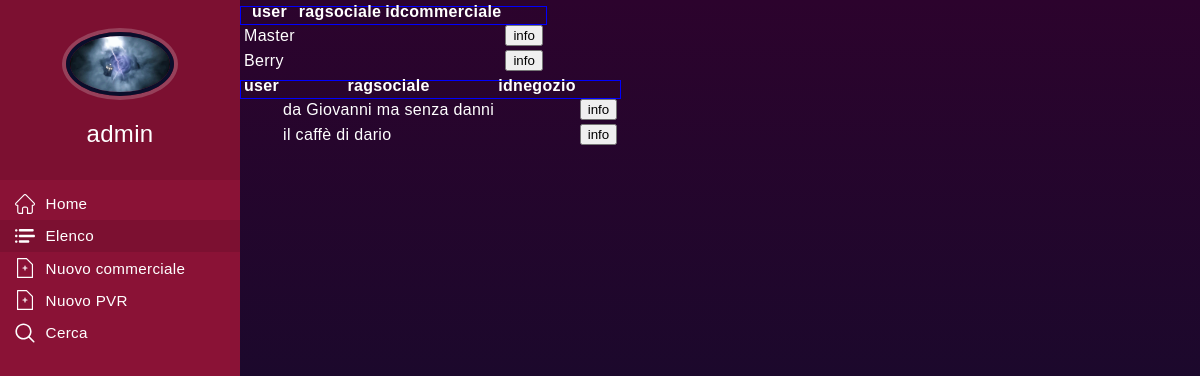
Page /pages/elenco.php (signed in) on the committed database.
### tables this page shows
CREATE TABLE `users` (
  `idutente` int(11) NOT NULL,
  `username` varchar(20) NOT NULL,
  `password` varchar(20) NOT NULL,
  `tipo` varchar(20) NOT NULL DEFAULT 'user',
  `userimg` varchar(200) NOT NULL DEFAULT '../img/user.png'
);

CREATE TABLE `commerciali` (
  `Idcommerciale` int(11) NOT NULL,
  `User` varchar(20) NOT NULL,
  `Ragsociale` varchar(40) NOT NULL,
  `Cognome` varchar(20) NOT NULL,
  `Nome` varchar(20) NOT NULL,
  `Indirizzo` varchar(20) NOT NULL,
  `Citta` varchar(40) NOT NULL,
  `Provincia` varchar(20) NOT NULL,
  `Telefono` varchar(20) NOT NULL,
  `Email` varchar(40) NOT NULL,
  `Note` text NOT NULL
);

CREATE TABLE `negozi` (
  `Idnegozio` int(11) NOT NULL,
  `User` varchar(20) NOT NULL,
  `Ragsociale` varchar(40) NOT NULL,
  `Cognome` varchar(20) NOT NULL,
  `Nome` varchar(20) NOT NULL,
  `Indirizzo` varchar(20) NOT NULL,
  `Citta` varchar(40) NOT NULL,
  `Provincia` varchar(20) NOT NULL,
  `Telefono` varchar(20) NOT NULL,
  `Email` varchar(40) NOT NULL,
  `Note` text NOT NULL
);

### pages/elenco.php (the view, shortened to what this page needs)
<?php
if (isset($_SESSION["sessione"]) && $_SESSION["sessione"] == true) {
    $db_host = "localhost";
    $db_name = "negozi";
    $dbuser = "root";
    $dbpass = "";
    $connessione = mysqli_connect($db_host, $dbuser, $dbpass);
    mysqli_select_db($connessione, $db_name) or die("impossibile selezionare database");
    $ress = mysqli_query($connessione, "SELECT userimg FROM users WHERE username='" . $_SESSION["user"] . "'");
    $value = mysqli_fetch_object($ress);
    $userimg = $value->userimg;
    function sql_to_html_table($sqlresult, $delim = "\n")
    {
        $htmltable =  "<table style=' border:1px solid blue; display:inline;'>" . $delim;
        $counter   = 0;
        while ($row = $sqlresult->fetch_assoc()) {
            if ($counter === 0) {
                $htmltable .=   "<tr>"  . $delim;
                foreach ($row as $key => $value) {
                    $htmltable .=   "<th>" . $key . "</th>"  . $delim;
                }
                $htmltable .=   "</tr>"  . $delim;
                $counter = 22;
            }
            $htmltable .=   "<tr><form action='router.php' method='post'>"  . $delim;
            foreach ($row as $key => $value) {
                if (is_numeric($value)) {
                    $htmltable .=   "<td><input type='text' name='id' value="  .$value . " hidden></input></td>"  . $delim;
                }else{
                    $htmltable .=   "<td>"  .$value . "</td>"  . $delim;
                }
            }
            $htmltable .=   "<td> <input type='submit' value='info' name='info'></td>"   . $delim;
            $htmltable .=   "</form></tr>"   . $delim;
        }
        $htmltable .=   "</table>"   . $delim;
        return ($htmltable);
    }
?>
    <!DOCTYPE html>
    <html lang="en">
    <head>
        <link rel="stylesheet" href="../css/dash-style.css">
    </head>
    <body>
        <nav class="menu" tabindex="0">
            <header class="avatar">
                <img src="<?php echo $userimg ?>" />
                <h2><?php echo $_SESSION["user"] ?></h2>
            </header>
            <ul>
                <li tabindex="0" class="icon-users" onclick="window.location.href='controlpanel.php'"><span>Home</span></li>
                <li tabindex="0" class="icon-list selected" onclick="window.location.href='#'"><span>Elenco</span></li>
                <li tabindex="0" class="icon-new" onclick="window.location.href='nuovocommerciale.php'"><span>Nuovo commerciale</span></li>
                <li tabindex="0" class="icon-new" onclick="window.location.href='nuovonegozio.php'"><span>Nuovo PVR</span></li>
                <li tabindex="0" class="icon-search" onclick="window.location.href='cerca.php'"><span>Cerca</span></li>
            </ul>
        </nav>
        <main>
        <?php
            $result=mysqli_query($connessione, "SELECT user, ragsociale,idcommerciale from commerciali");
            echo sql_to_html_table($result);
            echo "<br>";
            $result=mysqli_query($connessione, "SELECT user, ragsociale,idnegozio from negozi");
            echo sql_to_html_table($result);
        ?>
        </main>
    </body>
    </html>
<?php
} else {
    header("location: ../index.php");
}
?>

### css/dash-style.css (style rules this page uses)
body { background: linear-gradient( #2c032d, #0a0e2b); margin: 0; font-family: "Open Sans", Helvetica Neue, Helvetica, Arial, sans-serif; color: #fff; padding-left: 240px; font-family: Arial, Helvetica; letter-spacing: 0.02em; font-weight: 400; -webkit-font-smoothing: antialiased; }
main { position: relative; height: 100vh; }
.menu { background: #8a1236; height: 100vh; width: 240px; position: fixed; top: 0; left: 0; z-index: 5; outline: none; }
.menu .avatar { background: rgba(0, 0, 0, 0.1); padding: 2em 0.5em; text-align: center; }
.menu .avatar img { width: 100px; border-radius: 50%; overflow: hidden; border: 4px solid #0a0e2b; box-shadow: 0 0 0 4px rgba(255, 255, 255, 0.2); }
.menu .avatar h2 { font-weight: normal; margin-bottom: 0; }
.menu ul { list-style: none; padding: 0.5em 0; margin: 0; }
.menu ul li { padding: 0.5em 1em 0.5em 3em; font-size: 0.95em; font-weight: regular; background-repeat: no-repeat; background-position: left 15px center; background-size: auto 20px; transition: all 0.15s linear; cursor: pointer; }
.menu ul li.icon-list { background-image: url("../img/svg/list.svg"); }
.menu ul li.icon-new { background-image: url("../img/svg/new.svg"); }
.menu ul li.icon-users { background-image: url("../img/svg/home.svg"); }
.menu ul li.icon-search { background-image: url("../img/svg/search.svg"); }
.selected { background-color: rgba(0, 0, 0, 0.1); }

### rows in the picture
users: userimg (picture)
commerciali: key "user", key "ragsociale", key "idcommerciale", User "Master"
commerciali: User "Berry"
negozi: key "user", key "ragsociale", key "idnegozio", Ragsociale "da Giovanni ma senza danni"
negozi: Ragsociale "il caffè di dario"

### other values in the picture
$_SESSION["user"] "admin"
